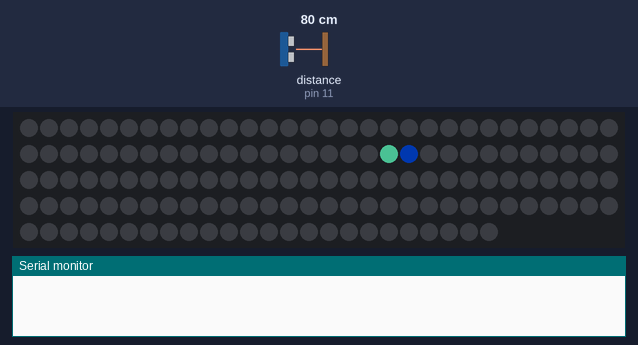
A sketch run on a simulated Arduino Mega 2560, built with avr-gcc and run on an emulated ATmega2560. Shown: 144 RGB LEDs in strip order, left to right, continuing on the next row, the last lines printed to the serial monitor. The test bench sets the inputs (shaded band); at power-on: distance to the obstacle (sensor on pin 11) 80 cm. Dim RGB values are drawn brighter than linear; the strip is taken to match the declared colour order; random numbers use the default seed unless the sketch sets one.

Above: at 1.2 s.
1.3 s: distance to the obstacle (sensor on pin 11) set to 2 cm
3.0 s: distance to the obstacle (sensor on pin 11) set to 9 cm
At 4.2 s:
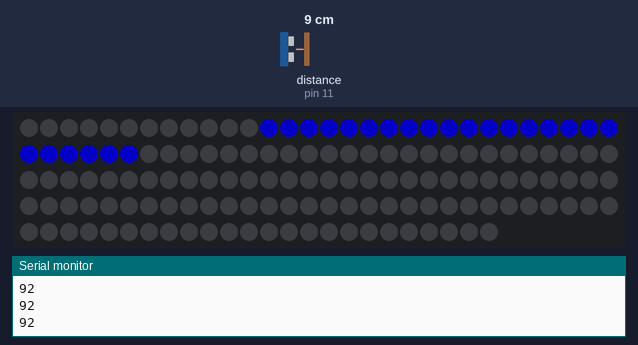
4.7 s: distance to the obstacle (sensor on pin 11) set to 18 cm
At 6.2 s:
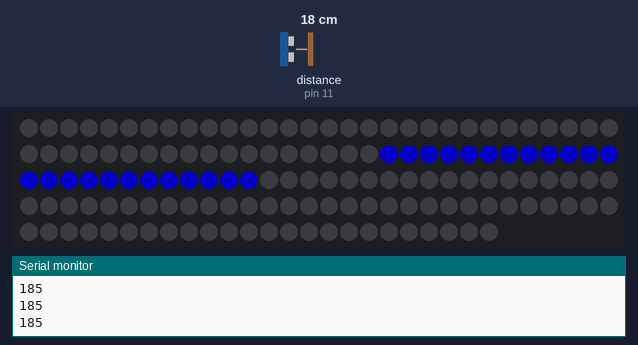
Timing chart, 0 to 7.7 s (numbered marks = the images above; inputs shaded):
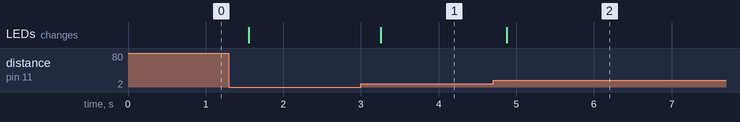

The sketch:

test2D.ino
```cpp
#include <NewPing.h>
#include <Adafruit_NeoPixel.h>

#define LEDPIN 7

// set up sensors
NewPing sensor = NewPing(10,11,50);
Adafruit_NeoPixel strip = Adafruit_NeoPixel(144, LEDPIN, NEO_RGB + NEO_KHZ800);

//const int PIXEL_NUMS[12][2] = {
//  {0,1},
//  {23,22},
//  {24,25},
//  {47,46},
//  {48,49},
//  {71,70},
//  {72,73},
//  {95,94},
//  {96,97},
//  {119,118},
//  {120,121},
//  {143,142}
//};

const int PIXEL_NUMS[12][12] = {
  {0, 1, 2, 3, 4, 5, 6, 7, 8, 9, 10, 11},
  {23, 22, 21, 20, 19, 18, 17, 16, 15, 14, 13, 12},
  {24, 25, 26, 27, 28, 29, 30, 31, 32, 33, 34, 35},
  {47, 46, 45, 44, 43, 42, 41, 40, 39, 38, 37, 36},
  {48, 49, 50, 51, 52, 53, 54, 55, 56, 57, 58, 59},
  {71, 70, 69, 68, 67, 66, 65, 64, 63, 62, 61, 60},
  {72, 73, 74, 75, 76, 77, 78, 79, 80, 81, 82, 83},
  {95, 94, 93, 92, 91, 90, 89, 88, 87, 86, 85, 84},
  {96, 97, 98, 99, 100, 101, 102, 103, 104, 105, 106, 107},
  {119, 118, 117, 116, 115, 114, 113, 112, 111, 110, 109, 108},
  {120, 121, 122, 123, 124, 125, 126, 127, 128, 129, 130, 131},
  {143, 142, 141, 140, 139, 138, 137, 136, 135, 134, 133, 132}
};

const uint32_t BLUE = strip.Color(64,8,255);

uint32_t getRandomColor(){
  uint8_t r = rand() % 256;
  uint8_t g = rand() % 256;
  uint8_t b = rand() % 256;
  return ((uint32_t)r << 16) | ((uint32_t)g <<  8) | b;
}

void setup() {
  Serial.begin(9600);
  strip.begin();
  strip.setBrightness(100);
  strip.clear();
  // put your setup code here, to run once:
  strip.setPixelColor(PIXEL_NUMS[4][0], strip.gamma32(getRandomColor()));
  strip.setPixelColor(PIXEL_NUMS[4][1], strip.gamma32(getRandomColor()));
  strip.show();
}

void loop() {
  // put your main code here, to run repeatedly:
  delay(50);
  //Serial.print("Sensor ");
  //Serial.print(1);
  //Serial.print(": ");
  int s1 = sensor.convert_cm(sensor.ping_median(5));
  if(s1 > 0){
    Serial.print(s1);
    Serial.print(int(s1/3.4));
    Serial.println();

    if(s1 < 5){
      strip.clear();
      turnOnRow(0, BLUE);
      strip.show();
    }
//    else if(s1 > 45){
//      strip.setPixelColor(PIXEL_NUMS[11][0], strip.gamma32(strip.Color(64, 8, 255)));
//      strip.setPixelColor(PIXEL_NUMS[11][1], strip.gamma32(strip.Color(64, 8, 255)));
//    }
    else{
      strip.clear();
      turnOnRow(int(s1/3.4), BLUE);
      turnOnRow(int(s1/3.4)-1, BLUE);
      strip.show();
    }
//  Serial.print("cm");
  }


}

void turnOnRow(int r, uint32_t c){
  for(int i = 0; i<12; i++){
    strip.setPixelColor(PIXEL_NUMS[r][i], strip.gamma32(c));
  }
}
```

Measured:
- after the input at 3.0 s, the LEDs: change after 0.26 s (image 1)
- after the input at 4.7 s, the LEDs: change after 0.18 s (image 2)
